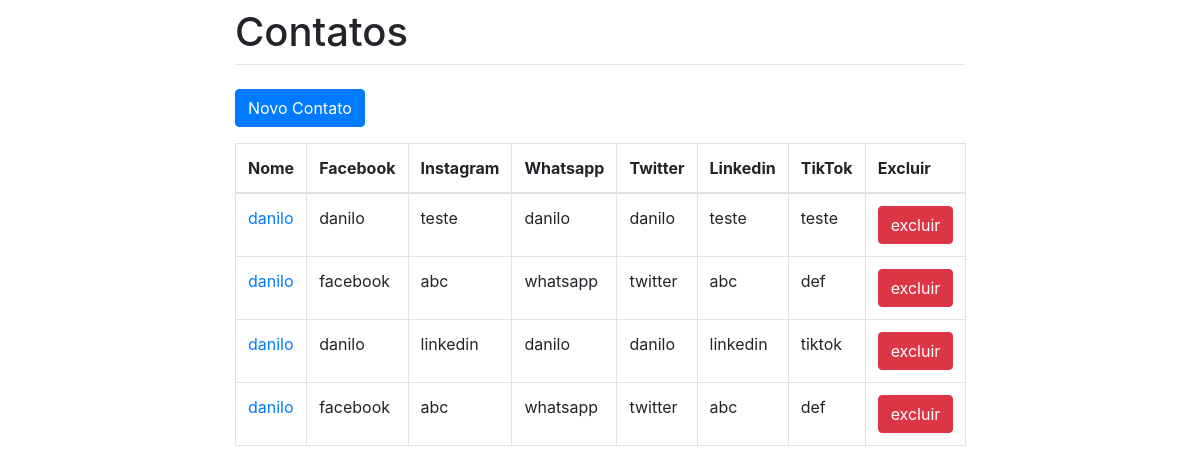
The app's page /contatos/, older data.
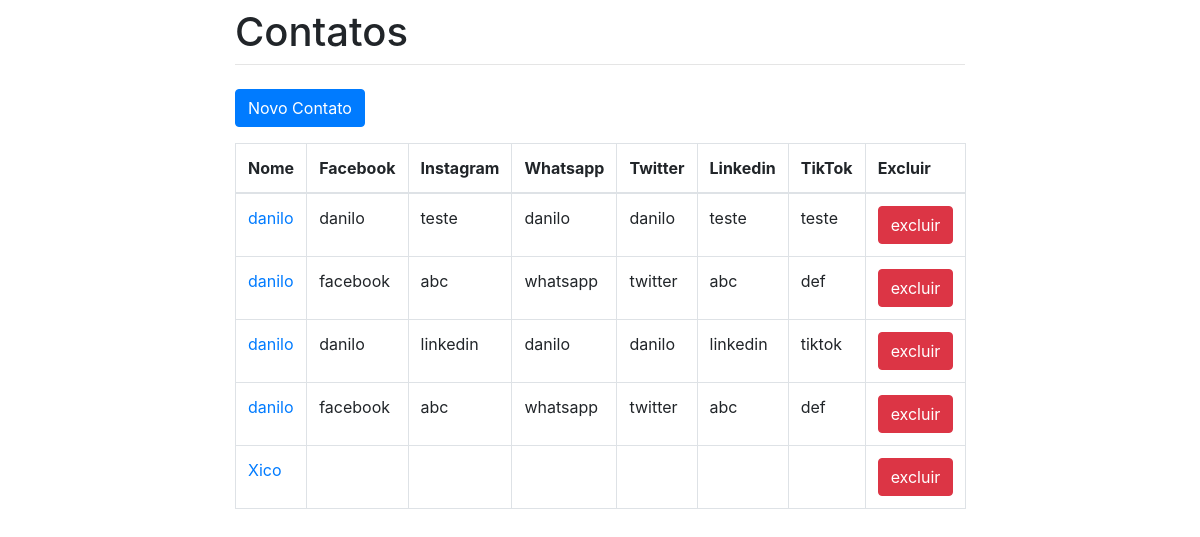
The same page, newer data.
### core/models.py (models this page shows, shortened)
class Contato(models.Model):
    nome = models.CharField(max_length=80)
    whatsapp = models.CharField(max_length=20, blank=True)
    twitter = models.CharField(max_length=120, blank=True)
    facebook = models.CharField(max_length=120, blank=True)
    instagram = models.CharField(max_length=120, blank=True)
    linkedin = models.CharField(max_length=120, blank=True)
    tiktok = models.CharField(max_length=120, blank=True)
    class Meta:
        db_table = 'contatos'

### core/views.py (the view)
# urls.py: path('contatos/', views.contatos),
def contatos(request):
    contacts = Contato.objects.all()
    dados = {'contacts': contacts}
    return render(request, 'lista.html', dados)

### core/templates/lista.html (shortened to what this page needs)
{% extends "base.html" %}
{% block page_title %}Contatos{% endblock %}
{% block content %}
    <a href="contato/">
        <button type="button" class="btn btn-primary">Novo Contato</button>
    </a>
    <table class="table table-bordered">
    <thead>
      <tr>
        <th>Nome</th>
        <th>Facebook</th>
        <th>Instagram</th>
        <th>Whatsapp</th>
        <th>Twitter</th>
        <th>Linkedin</th>
        <th>TikTok</th>
        <th>Excluir</th>
      </tr>
    </thead>
    <tbody>
      {% for contato in contacts %}
        <tr>
          <td><a href="/contatos/contato/?id={{contato.id}}">{{ contato.nome }}</a></td>
          <td>{{ contato.facebook }}</td>
          <td>{{ contato.instagram }}</td>
          <td>{{ contato.whatsapp }}</td>
          <td>{{ contato.twitter }}</td>
          <td>{{ contato.linkedin }}</td>
          <td>{{ contato.tiktok }}</td>
          <td><a href="contato/delete/?id={{ contato.id }}"><span class="btn btn-danger">excluir</span></a></td>
        </tr>
      {% empty %}
        <tr class="table-active">
          <td colspan="3">No data</td>
        </tr>
      {% endfor %}
    </tbody>
    </table>
{% endblock %}

Row changes from the older to the newer data that the page shows:
added Contato: nome "Xico"
